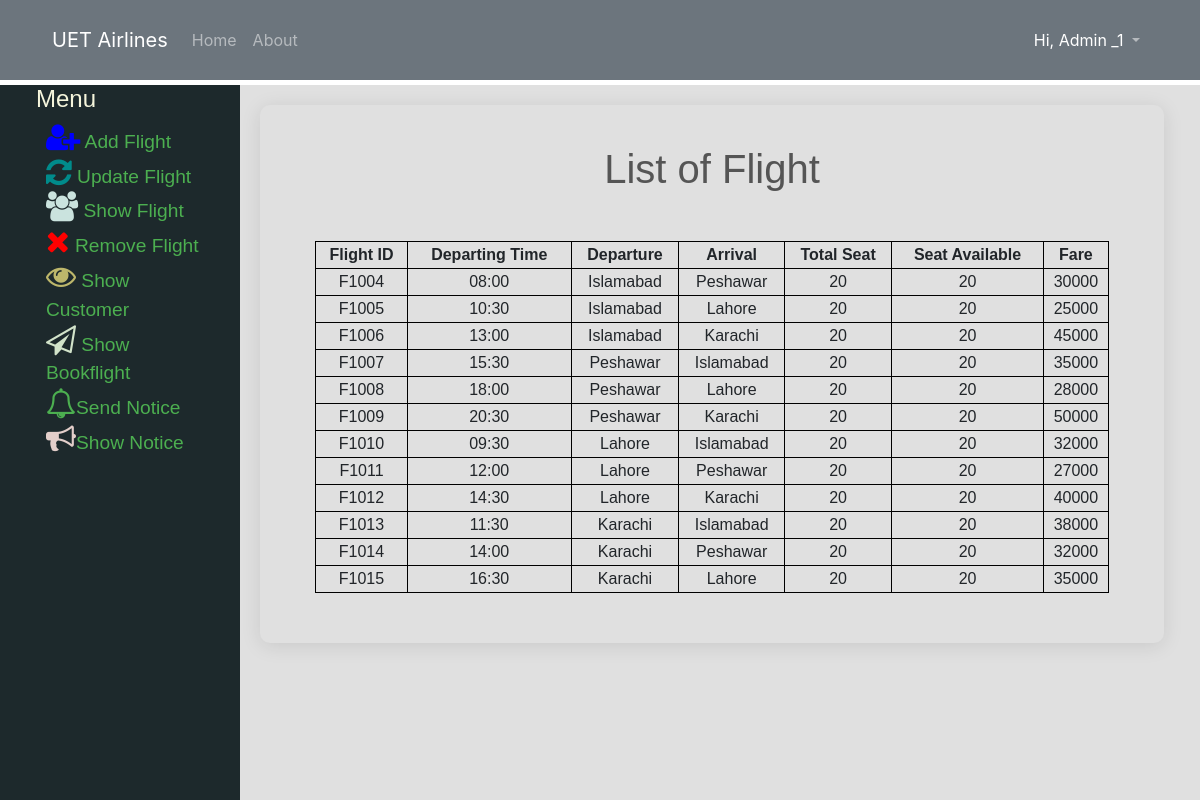
/showFlight.php (signed in), run on the app's committed database.
### tables this page shows
CREATE TABLE `users` (
  `userid` int(20) NOT NULL,
  `fname` varchar(11) NOT NULL,
  `lname` varchar(11) NOT NULL,
  `uname` varchar(11) NOT NULL,
  `email` varchar(30) NOT NULL,
  `phone` int(11) NOT NULL,
  `gender` varchar(11) NOT NULL,
  `bdate` date NOT NULL,
  `pass` varchar(11) NOT NULL,
  `utype` varchar(20) NOT NULL
);

CREATE TABLE `flight` (
  `fid` int(10) NOT NULL,
  `flightid` varchar(20) NOT NULL,
  `ttime` varchar(12) NOT NULL,
  `ffrom` varchar(20) NOT NULL,
  `tto` varchar(20) NOT NULL,
  `ddate` date NOT NULL,
  `seat` varchar(10) NOT NULL,
  `fare` varchar(10) NOT NULL
);

### database_connect.php (called while the page is built, shortened)
<?php
	 $serverName="localhost";
	 $userName="root";
	 $password="";
	 $dbName="airlinedb";
	function get($query)
	{
        $data=array();
		global $serverName,$userName,$password,$dbName;
		$conn = mysqli_connect( $serverName, $userName, $password, $dbName);
        $result=mysqli_query($conn,$query);
        if(mysqli_num_rows($result) > 0)
        {
            while($row = mysqli_fetch_assoc($result))
            {
                $entity=array();
                foreach($row as $k=>$v)
                {
                    $entity[$k] = $row[$k];
                }
                $data[] = $entity;
            }
        }
		return $data;
	}
	function getU($query)
	{
		global $serverName;
		global $userName;
		global $password;
		global $dbName;
		$conn = mysqli_connect( $serverName, $userName, $password, $dbName);
		$result=mysqli_query($conn,$query);
		return $result;
	}
?>

### navbarController.php (called while the page is built, shortened)
<?php
    require_once '../../models/database_connect.php';
    $name3=$_SESSION['loggedinuser'];
    $query ="SELECT fname, lname FROM users WHERE uname='$name3'";
    $userName = getU($query);
    if(mysqli_num_rows($userName) > 0)
    {
        while($rows = mysqli_fetch_assoc($userName))
        {
            $name= $rows["fname"];
            $name1= $rows["lname"];
        }
    }
?>

### showFlightController.php (called while the page is built, shortened)
<?php
require_once '../../models/database_connect.php';
    function getAllFlights()
	{
		$query ="SELECT * FROM flight";
		$flight = get($query);
		return $flight;
    }
?>

### showFlight.php (the view, shortened to what this page needs)
<?php
require_once '../../controllers/admin/showFlightController.php';
$flights = getAllFlights();
?>
<!DOCTYPE html>
<html lang="en">
  <head>
    <link
      rel="stylesheet"
      href="https://maxcdn.bootstrapcdn.com/bootstrap/4.4.1/css/bootstrap.min.css"
    />
    <link
      rel="stylesheet"
      href="https://cdnjs.cloudflare.com/ajax/libs/font-awesome/4.7.0/css/font-awesome.min.css"
    />
    <link rel="stylesheet" href="css/showFlight.css" />
  </head>
  <body>
  <?php require_once 'navbar.php'; ?>
    <section id="admin-menu">
    <?php include "adminMenu.php"; ?>
      <div class="split-right">
        <div>
          <div class="search p-l-55 p-r-55 p-t-65 p-b-50">
            <form action="uselectticket.html" class="search-form">
              <span class="search-form-title">List of Flight</span>
              <br />
              <br />
              <table class="search-table" style="width: 100%">
                <thead class="search-table">
                  <tr>
                    <th class="search-table">Flight ID</th>
                    <th class="search-table">Departing Time</th>
                    <th class="search-table">Departure</th>
                    <th class="search-table">Arrival</th>
                    <th class="search-table">Total Seat</th>
                    <th class="search-table">Seat Available</th>
                    <th class="search-table">Fare</th>
                  </tr>
                </thead>
                <tbody>
                <?php
				foreach($flights as $flight)
				{
					echo "<tr>";
						echo '<td class="search-table">'.$flight["flightid"].'</td>';
						echo '<td class="search-table">'.$flight["ttime"].'</td>';
						echo '<td class="search-table">'.$flight["ffrom"].'</td>';
            echo '<td class="search-table">'.$flight["tto"].'</td>';
            echo '<td class="search-table">'.$flight["seat"].'</td>';
            echo '<td class="search-table">'.$flight["seat"].'</td>';
            echo '<td class="search-table">'.$flight["fare"].'</td>';
            echo "</tr>";
				}
			?>
                </tbody>
              </table>
            </form>
          </div>
        </div>
      </div>
    </section>
  </body>
</html>

### navbar.php (shortened to what this page needs)
<?php
require_once '../../controllers/admin/navbarController.php';
?>
<html>
<body>
<section id="navbar">
      <div class="container-fluid">
        <nav class="navbar navbar-expand-sm bg-secondary navbar-dark">
          <a class="navbar-brand" href="../index.php"
            >UET Airlines</a
          >
          <ul class="navbar-nav">
            <li class="nav-item">
              <a class="nav-link" href="admin.php">Home</a>
            </li>
            <li class="nav-item">
              <a class="nav-link" href="#">About</a>
            </li>
          </ul>
          <div class="collapse navbar-collapse">
            <ul class="navbar-nav ml-auto">
              <li class="nav-item dropdown">
                <a
                  class="nav-link dropdown-toggle"
                  href="#"
                  id="navbardrop"
                  data-toggle="dropdown"
                >
                <span style="color: #fff">Hi, <?php echo $name." ".$name1; ?> </span>
                </a>
              </li>
            </ul>
          </div>
        </nav>
      </div>
    </section>
</body>
</html>

### adminMenu.php
<html>
  <body>
  <div class="split left">
        <div class="centered">
          <h4 style="color: beige;">Menu</h4>
          <ul class="fa-ul">
            <li>
              <a href="addFlight.php" style="color: #4caf50;"
                ><i class="fa fa-user-plus" style="font-size:30px;color:blue"></i> Add
                Flight</a
              >
            </li>
            <li>
              <a href="updateFlight.php" style="color: #4caf50;"
                ><i class="fa fa-refresh" style="font-size:30px;color:DarkCyan "></i> Update
                Flight</a
              >
            </li>
            <li>
              <a href="showFlight.php" style="color: #4caf50;"
                ><i class="fa fa-group" style="font-size:30px;color:#CAE3DE"></i> Show
                Flight</a
              >
            </li>
            <li>
              <a href="removeFlight.php" style="color: #4caf50;"
                ><i class="fa fa-close" style="font-size:30px;color:red"></i> Remove
                Flight</a
              >
            </li>
            <li>
              <a href="showcustomer.php" style="color: #4caf50;"
                ><i class="fa fa-eye" style="font-size:30px;color:DarkKhaki"></i> Show
                Customer</a
              >
            </li>
            <li>
              <a href="showbookflight.php" style="color: #4caf50;"
                ><i class="fa fa-paper-plane-o" style="font-size:30px;color:#D2E3CA"></i> Show
                Bookflight</a
              >
            </li>
            <li>
              <a href="sendnotice.php" style="color: #4caf50;"
                ><i class="fa fa-bell-o" style="font-size:30px"></i>Send
                Notice</a
              >
            </li>
            <li>
          <a href="showNotice.php" style="color: #4caf50;"
            ><i class="fa fa-bullhorn" style="font-size:30px;color:#E3CECA"></i>Show
            Notice</a
          >
        </li>
          </ul>
        </div>
      </div>
  </body>
</html>

### showFlight.css (style rules this page uses)
#navbar { background-color: #6c757d; }
.container-fluid { padding: 1% 3%; }
#admin-menu { font-family: "Montserrat", sans-serif; }
.split { height: 100%; width: 20%; position: fixed; z-index: 1; overflow-x: hidden; padding-top: 20px; padding: 0% 3%; }
.split-right { height: 100%; width: 80%; position: fixed; z-index: 1; overflow-x: hidden; padding-top: 20px; right: 0; background: rgb(224, 224, 224); font-family: "Montserrat", sans-serif; top: 85px; padding: 0% 3%; padding-left: 20px; }
.left { left: 0; background-color: #1d292c; top: 85px; color: #fff; font-family: "Montserrat", sans-serif; font-size: 1.2rem; }
.fa-ul { margin-left: 10px; }
.p-l-55 { padding-left: 55px; }
.p-r-55 { padding-right: 55px; }
.p-t-65 { padding-top: 40px; }
.p-b-50 { padding-bottom: 50px; }
.search { margin-top: 20px; width: 100%; background: rgb(224, 224, 224); border-radius: 10px; overflow: hidden; box-shadow: 0 3px 20px 0px rgba(0, 0, 0, 0.1); -moz-box-shadow: 0 3px 20px 0px rgba(0, 0, 0, 0.1); -webkit-box-shadow: 0 3px 20px 0px rgba(0, 0, 0, 0.1); -o-box-shadow: 0 3px 20px 0px rgba(0, 0, 0, 0.1); -ms-box-shadow: 0 3px 20px 0px rgba(0, 0, 0, 0.1); }
.search-form-title { display: block; font-family: "Montserrat", sans-serif; font-size: 40px; color: #555555; line-height: 1.2; text-align: center; }
.search-form { width: 100%; }
.search-table { border: 1px solid black; border-collapse: collapse; text-align: center; }

### data on the page
users: fname "Admin", lname "_1"
flight: flightid "F1004", ttime "08:00", ffrom "Islamabad", tto "Peshawar", seat "20", fare "30000"
flight: flightid "F1005", ttime "10:30", ffrom "Islamabad", tto "Lahore", seat "20", fare "25000"
flight: flightid "F1006", ttime "13:00", ffrom "Islamabad", tto "Karachi", seat "20", fare "45000"
flight: flightid "F1007", ttime "15:30", ffrom "Peshawar", tto "Islamabad", seat "20", fare "35000"
flight: flightid "F1008", ttime "18:00", ffrom "Peshawar", tto "Lahore", seat "20", fare "28000"
flight: flightid "F1009", ttime "20:30", ffrom "Peshawar", tto "Karachi", seat "20", fare "50000"
flight: flightid "F1010", ttime "09:30", ffrom "Lahore", tto "Islamabad", seat "20", fare "32000"
flight: flightid "F1011", ttime "12:00", ffrom "Lahore", tto "Peshawar", seat "20", fare "27000"
flight: flightid "F1012", ttime "14:30", ffrom "Lahore", tto "Karachi", seat "20", fare "40000"
flight: flightid "F1013", ttime "11:30", ffrom "Karachi", tto "Islamabad", seat "20", fare "38000"
flight: flightid "F1014", ttime "14:00", ffrom "Karachi", tto "Peshawar", seat "20", fare "32000"
flight: flightid "F1015", ttime "16:30", ffrom "Karachi", tto "Lahore", seat "20", fare "35000"
